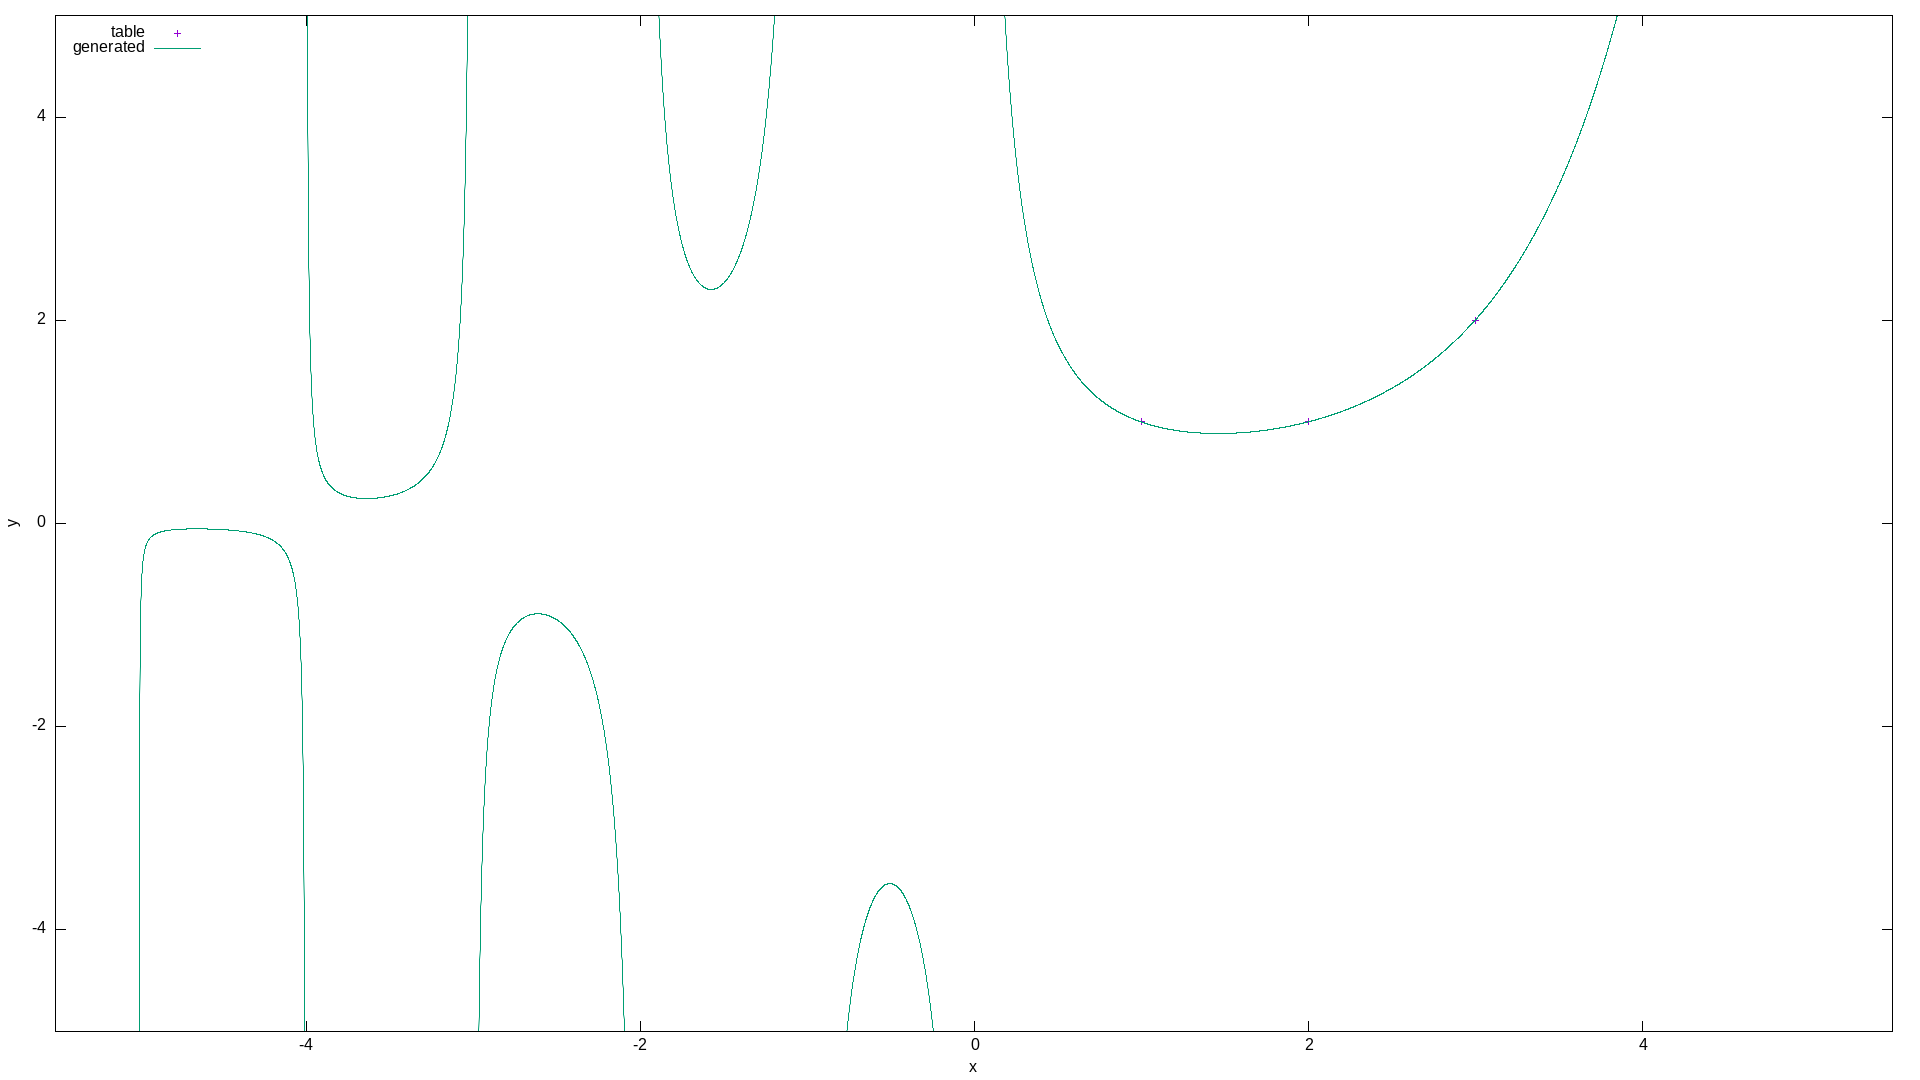

gnuplot code for this plot:
table_data = ARG1
generated_data = ARG2

print generated_data
print table_data

set terminal png size 1920,1080
set output out

set xlabel "x"
set ylabel "y"
set autoscale noextend
set offsets graph 0.05, graph 0.05, graph 0, graph 0 #left,right,top,bottom
set key top left
plot [][-5<*:*<5] table_data using 1:2 with points title "table", generated_data using 1:2 with line title "generated"
